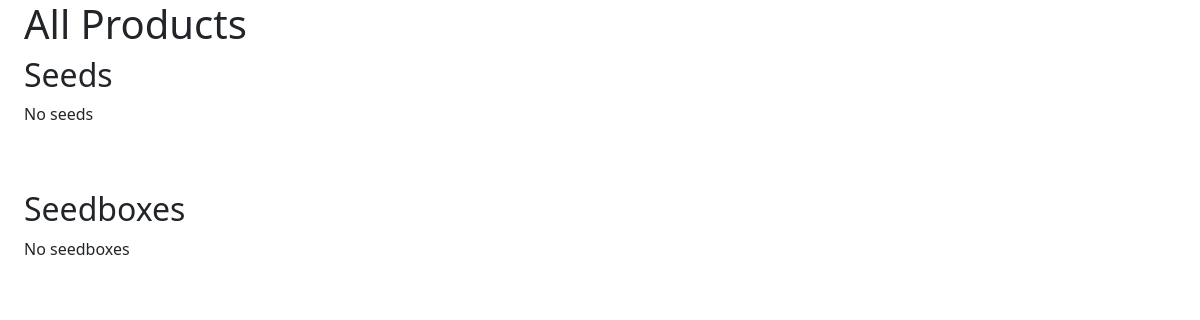
Before: / with the older database file.
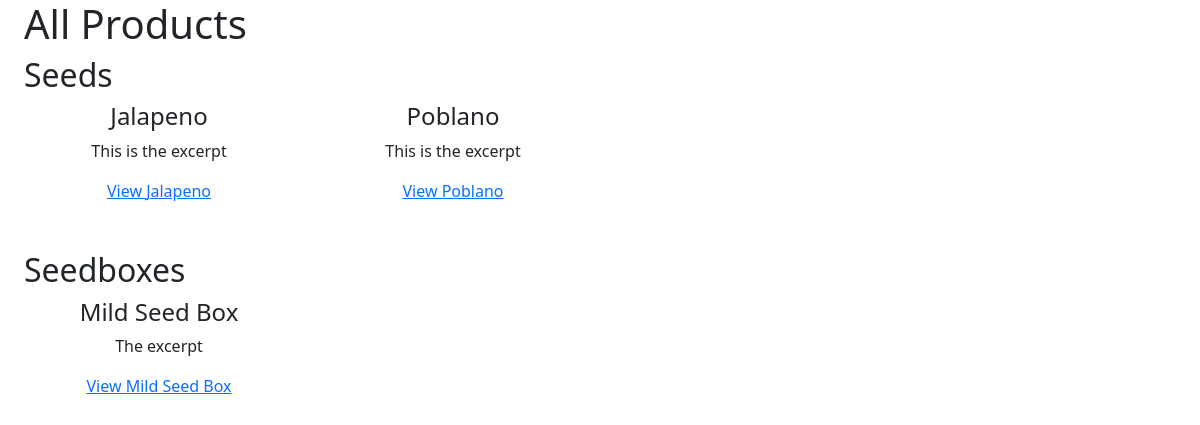
After: the same page with the newer database file.
### products/models.py (models this page shows, shortened)
class BaseProduct(models.Model):
    name = models.CharField(max_length=255)
    slug = models.SlugField()
    description = models.TextField(null=True, blank=True)
    excerpt = models.TextField(null=True, blank=True)
    current_stock = models.PositiveIntegerField(default=0)
    in_stock = models.BooleanField(default=False)
    added_on = models.DateField(auto_now_add=True)
    class Meta:
        ordering = ('name',)

class Seed(BaseProduct):
    time_to_maturity = models.CharField(max_length=140, null=True, blank=True)
    flavour = models.CharField(max_length=140, null=True, blank=True)
    scovilles = models.CharField(max_length=140, null=True, blank=True)
    price = models.DecimalField(max_digits=5, decimal_places=2)

class BaseProduct(models.Model):
    name = models.CharField(max_length=255)
    slug = models.SlugField()
    description = models.TextField(null=True, blank=True)
    excerpt = models.TextField(null=True, blank=True)
    current_stock = models.PositiveIntegerField(default=0)
    in_stock = models.BooleanField(default=False)
    added_on = models.DateField(auto_now_add=True)
    class Meta:
        ordering = ('name',)

class SeedBox(BaseProduct):
    seeds = models.ManyToManyField(Seed)
    sizes = models.ManyToManyField(ProductSizes)
    class Meta:
        verbose_name_plural = 'Seed Boxes'

### products/views.py (the view)
# urls.py: path('', views.ProductsView.as_view(), name='home'),
class ProductsView(View):
    def get(self, request):
        seeds = Seed.objects.all()
        seedboxes = SeedBox.objects.all()
        template_name = 'index.html'
        context = {
            'seeds': seeds,
            'seedboxes': seedboxes,
        }
        return render(request, template_name, context)

### templates/index.html
{% extends 'base.html' %}
{% block content %}
<section class="container-fluid">
    <h1>All Products</h1>
    <div class="row mb-5">
        <div class="d-flex align-items-center">
            <h2 class="me-5">Seeds</h2>
        </div>
        {% for seed in seeds %}
        <div class="col-md-3">
            <div class="chilli-card text-center">
                <h4>{{ seed.name }}</h4>
                <p>{{ seed.excerpt }}</p>
                <a href="#">View {{ seed.name }}</a>
            </div>
        </div>
        {% empty %}
        <p>No seeds</p>
        {% endfor %}
    </div>
    <div class="row mb-5">
        <div class="d-flex align-items-center">
            <h2 class="me-5" >Seedboxes</h2>
        </div>
            {% for seedbox in seedboxes %}
        <div class="col-3">
            <div class="chilli-card text-center">
                <h4>{{ seedbox.name }}</h4>
                <p>{{ seedbox.excerpt }}</p>
                <a href="{% url 'products:seedbox' seedbox.slug %}">View {{ seedbox.name }}</a>
            </div>
        </div>
        {% empty %}
        <p>No seedboxes</p>
        {% endfor %}
    </div>
</section>
{% endblock %}

### templates/base.html (shortened to what this page needs)
{% load static %}
<!DOCTYPE html>
<html lang="en">
<head>
    <link href="https://cdn.jsdelivr.net/npm/bootstrap@5.0.2/dist/css/bootstrap.min.css" rel="stylesheet"
>
</head>
<body class="d-flex flex-column h-100">
    <main class="container-fluid">
        {% block content %}
        {% endblock content %}
    </main>
</body>
</html>

Changed rows visible on the page:
added Seed: name "Jalapeno", excerpt "This is the excerpt"
added Seed: name "Poblano", excerpt "This is the excerpt"
added SeedBox: name "Mild Seed Box", excerpt "The excerpt"
Other visible differences:
text no longer shown: "No seeds No seedboxes"
